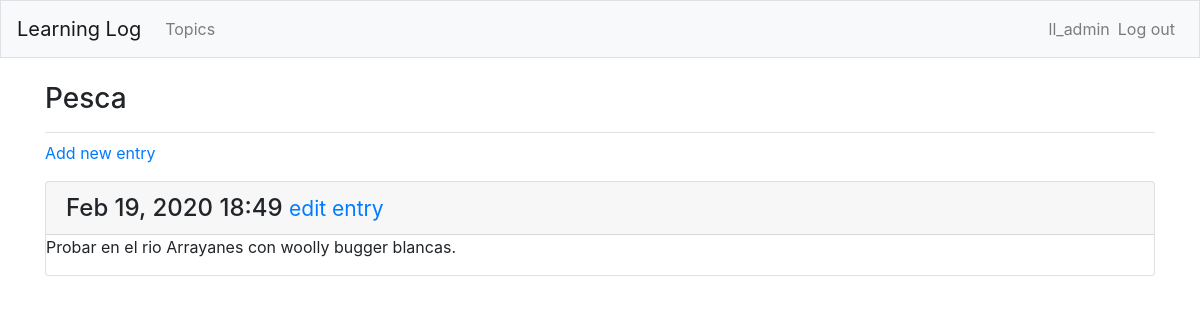
Screenshot of /topics/5/ (signed in) with the database file from the repository.
### learning_logs/models.py (models this page shows, shortened)
class Topic(models.Model):
    text = models.CharField(max_length=200)  # You use CharField when you want to store a small amount of text
    date_added = models.DateTimeField(auto_now_add=True)  # cuando se crea el Topic automaticamente se llena este campo con la fecha y hora actual
    owner = models.ForeignKey(User, on_delete=models.CASCADE)  # aca designo una relacion del topic con un user, si se borra el user se borra el topic
    def __str__(self):
        return self.text  # Django calls a __str__() method to display a simple representation of a model

class Entry(models.Model):
    topic = models.ForeignKey(Topic, on_delete=models.CASCADE)  # primero dice que el topic es un objeto Topic y on_delete sirve para
    text = models.TextField()    # indicar que hacer si se borra el objeto referenciado (que hacer con los entries si se borra el Topic)
    date_added = models.DateTimeField(auto_now_add=True)  # models.CASCADE hace que si se borra un topic se borren todas sus entries.
    class Meta:
        verbose_name_plural = 'entries'

### learning_logs/views.py (the view)
# urls.py: path('topics/<int:topic_id>/', views.topic, name='topic'),  # /<int:topic_id>/ busca un integer, lo guarda en la variable
@login_required
def topic(request, topic_id):
    topic = Topic.objects.get(id=topic_id)
    check_owner(request, topic)
    entries = topic.entry_set.order_by('-date_added')  # el - hace que los ordene al reves, el mas reciente primero.
    context = {'topic': topic, 'entries': entries}
    return render(request, 'learning_logs/topic.html', context)

### learning_logs/views.py (called while the page is built)
def check_owner(request, topic):
    if topic.owner != request.user:  # se asegura que el topic pertence al usuario actual
        raise Http404   # si un usuario quiere acceder a la url de un topic que no le pertenece, salta un error de pagina no encontrada

### learning_logs/templates/learning_logs/topic.html
{% extends 'learning_logs/base.html' %}
{% block page_header %}
  <h3>{{ topic }}</h3>
{% endblock page_header %}
{% block content %}
  <p>
    <a href="{% url 'learning_logs:new_entry' topic.id %}">Add new entry</a>
  </p>
  {%for entry in entries %}
    <div class="card mb-3">
      <h4 class="card-header">
        {{ entry.date_added|date:'M d, Y H:i' }}
        <small><a href="{% url 'learning_logs:edit_entry' entry.id %}">edit entry</a></small>
      </h4>
      <div class="card-boddy">
        {{ entry.text|linebreaks }}
      </div>
    </div>
  {% empty %}
    <p> There are no entries for this topic yet.</p>
  {% endfor %}
{% endblock content %}

### learning_logs/templates/learning_logs/base.html (shortened to what this page needs)
{% load bootstrap4 %}
<!DOCTYPE html>
<html lang="en">
<head>
  {% bootstrap_css %}
</head>
<body>
  <nav class="navbar navbar-expand-md navbar-light bg-light mb-4 border">
    <a class="navbar-brand" href="{% url 'learning_logs:index' %}">Learning Log</a>
    <div class="collapse navbar-collapse" id="navbarCollapse">
      <ul class="navbar-nav mr-auto">
        <li class="nav-item">
        <a class="nav-link" href="{% url 'learning_logs:topics' %}">Topics</a></li>
      </ul>
      <ul class="navbar-nav ml-auto">
        {% if user.is_authenticated %}
          <li class="nav-item">
            <span class="navbar-text">{{ user.username }}</span>
          </li>
          <li class="nav-item">
            <a class="nav-link" href="{% url 'users:logout' %}">Log out</a>
          </li>
        {% endif %}
      </ul>
    </div>
  </nav>
  <main role="main" class="container">
    <div class="pb-2 mb-2 border-bottom">
      {% block page_header %}{% endblock page_header %}
    </div>
    <div>
      {% block content %}{% endblock content %}
    </div>
  </main>
</body>
</html>

### rows the page displays
Topic: text "Pesca"
Entry: date_added "Feb 19, 2020 18:49", text "Probar en el rio Arrayanes con woolly bugger blancas."

### other values shown
{{ user.username }} "ll_admin"
